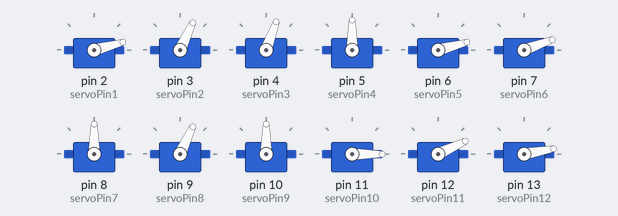
Bench run of a sketch on a simulated Arduino Uno, built with avr-gcc and run on an emulated ATmega328P. Parts: 12 × servo.

Above: at 0.05 s.
At 3.05 s:
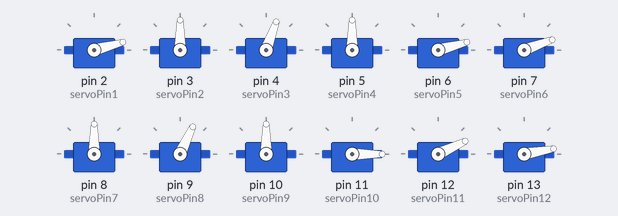
At 6.05 s:
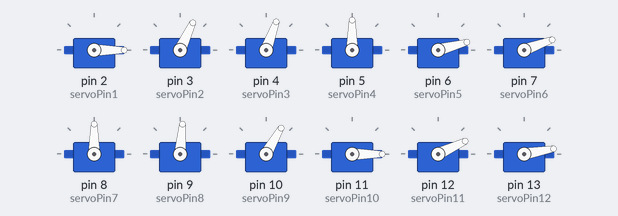
At 7.5 s:
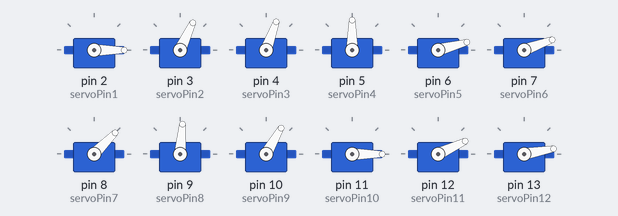
At 9.0 s:
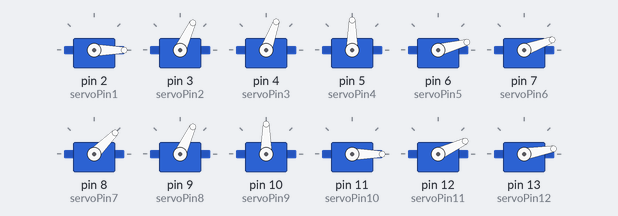
At 12.0 s:
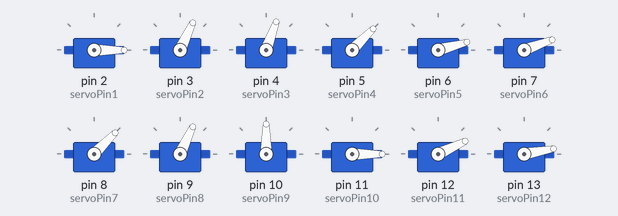
Timing chart, 0 to 15.6 s (numbered marks = the images above):
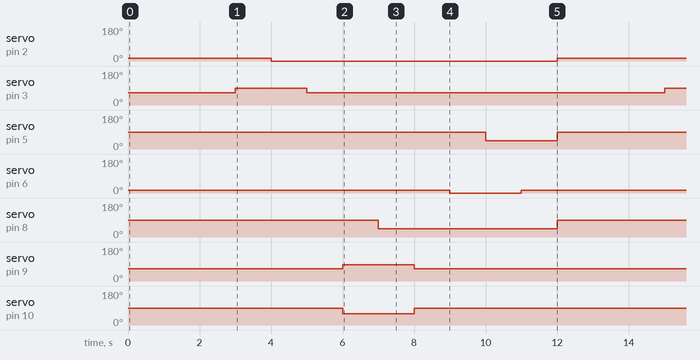

Measured:
- by itself, servo on pin 2 (servoPin1): alternates 15° for 4.0 s and 0° for 8.0 s
- by itself, servo on pin 3 (servoPin2): alternates 90° for 2.0 s and 65° for 10.0 s
- by itself, servo on pin 5 (servoPin4): alternates 90° for 10.0 s and 45° for 2.0 s
- by itself, servo on pin 6 (servoPin5): alternates 15° for 10.0 s and 0° for 2.0 s
- by itself, servo on pin 8 (servoPin7): alternates 90° for 7.0 s and 45° for 5.0 s
- by itself, servo on pin 9 (servoPin8): alternates 85° for 2.0 s and 65° for 10.0 s
- by itself, servo on pin 10 (servoPin9): alternates 90° for 10.0 s and 60° for 2.0 s

The sketch:

moveRight.ino
```cpp
#include <Servo.h>
int servoPin1 = 2;
int servoPin2 = 3;
int servoPin3 = 4;
int servoPin4 = 5;
int servoPin5 = 6;
int servoPin6 = 7;
int servoPin7 = 8;
int servoPin8 = 9;
int servoPin9 = 10;
int servoPin10 = 11;
int servoPin11 = 12;
int servoPin12 = 13;
int startup = 0;
int pos = 0;
// Create a servo object
Servo ServoA1;
Servo ServoA2;
Servo ServoA3;
Servo ServoB1;
Servo ServoB2;
Servo ServoB3;
Servo ServoC1;
Servo ServoC2;
Servo ServoC3;
Servo ServoD1;
Servo ServoD2;
Servo ServoD3;
void setup() {
   // We need to attach the servo to the used pin number
   ServoA1.attach(servoPin1);
   ServoA2.attach(servoPin2);
   ServoA3.attach(servoPin3);
   ServoB1.attach(servoPin4);
   ServoB2.attach(servoPin5);
   ServoB3.attach(servoPin6);
   ServoC1.attach(servoPin7);
   ServoC2.attach(servoPin8);
   ServoC3.attach(servoPin9);
   ServoD1.attach(servoPin10);
   ServoD2.attach(servoPin11);
   ServoD3.attach(servoPin12);
}
void loop(){

  if(startup == 0)
  {
    ServoA1.write(15);
    ServoA2.write(65);
    ServoA3.write(70);

    ServoB1.write(90);
    ServoB2.write(15);
    ServoB3.write(20);

    ServoC1.write(90);
    ServoC2.write(65);
    ServoC3.write(90);

    ServoD1.write(0);
    ServoD2.write(25);
    ServoD3.write(10);
    delay(3000);
    startup = 2;
  }

  if(startup == 2)
  {
    ServoA2.write(90);
    delay(1000);
    startup = 3;
  }

  if(startup == 3)
  {
    ServoA1.write(0);
    delay(1000);
    startup = 4;
  }

  if(startup == 4)
  {
    ServoA2.write(65);
    delay(1000);
    startup = 5;
  }

  if(startup == 5)
  {
    ServoC3.write(60);
    ServoC2.write(85);
    delay(1000);
    ServoC1.write(45);
    startup = 6;
    delay(1000);
  }

  if(startup == 6)
  {
    ServoC2.write(65);
    ServoC3.write(90);
    delay(1000);
    startup = 7;
  }

  if(startup == 7)
  {
    ServoB2.write(0);
    delay(1000);
    ServoB1.write(45);
    delay(1000);
    ServoB2.write(15);
    delay(1000);
    startup = 7;

  }

  if(startup == 7)
  {
    ServoA1.write(15);
    ServoA2.write(65);
    ServoA3.write(70);

    ServoB1.write(90);
    ServoB2.write(15);
    ServoB3.write(20);

    ServoC1.write(90);
    ServoC2.write(65);
    ServoC3.write(90);

    //ServoD1.write(0);
    ServoD2.write(25);
    ServoD3.write(10);

    ServoD1.write(45);
    startup = 0;
  }

}
```
